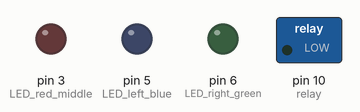
A sketch run on a simulated Arduino Uno, built with avr-gcc and run on an emulated ATmega328P. On the bench: switched loads named in the sketch (green lamp = pin HIGH), output pins drawn as LEDs (lit = HIGH). Dashed ring = blinking. Random numbers use the default seed unless the sketch sets one.

Above: at 0.1 s.
At 21.1 s:
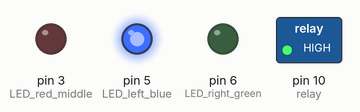
Timing chart, 0 to 23.5 s (numbered marks = the images above):
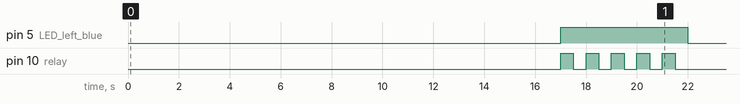

The sketch:

diptrain_noinput.ino
```cpp
/* Variable Interval (VI) program
   Created: 9/11/2018
   Authors: Daniel W. Anner
*/

int delay_value = 500; // how fast the audible click is (higher=longer)
int interval_upper = 30; // highest time interval that can be selected
int interval_lower = 10; // lowest time interval that can be selected
int timesToClick = 5; // amount of times the relay should be triggered (default: 10)

void setup() {
  pinMode(2, INPUT); // right switch (spst momentary n.o.)
  pinMode(3, OUTPUT);  // LED red middle
  pinMode(4, INPUT);  // right switch, bottom black (spst)
  pinMode(5, OUTPUT);  // LED left blue
  pinMode(6, OUTPUT);  // LED right green
  pinMode(7, INPUT);  // left switch (spst momentary n.o.)
  pinMode(8, INPUT);  // left switch, bottom green (spst)
  pinMode(10, OUTPUT);  // relay
}

void triggerRelay() {
  digitalWrite(6, LOW); //Turn off the GREEN light
  digitalWrite(3, LOW); //Turn off the RED light

  for (int i = 0; i < timesToClick; i++) { //repeat the next if/else 10 times
    digitalWrite(5, LOW);
    digitalWrite(10, LOW);
    digitalWrite(5, HIGH);
    digitalWrite(10, HIGH);
    delay(delay_value);
    digitalWrite(10, LOW);
    delay(delay_value);
    digitalWrite(10, HIGH);
    digitalWrite(10, LOW);
    digitalWrite(5, LOW);
  }
}

void loop() {
  int delay_seconds = (random(interval_lower, interval_upper) * 1000); // use ratio limits to get random value

  delay(delay_seconds); // delay given time
  triggerRelay(); // ensure the green button is pressed, then trigger relay
}
```

Measured:
- by itself, pin 5 (LED_left_blue): LOW → HIGH at 17.0 s, → LOW 5.0 s later
- by itself, pin 10 (relay): LOW → HIGH at 17.0 s, → LOW 0.50 s later, → HIGH 0.50 s later, → LOW 0.50 s later, … (10 changes in this stretch)
